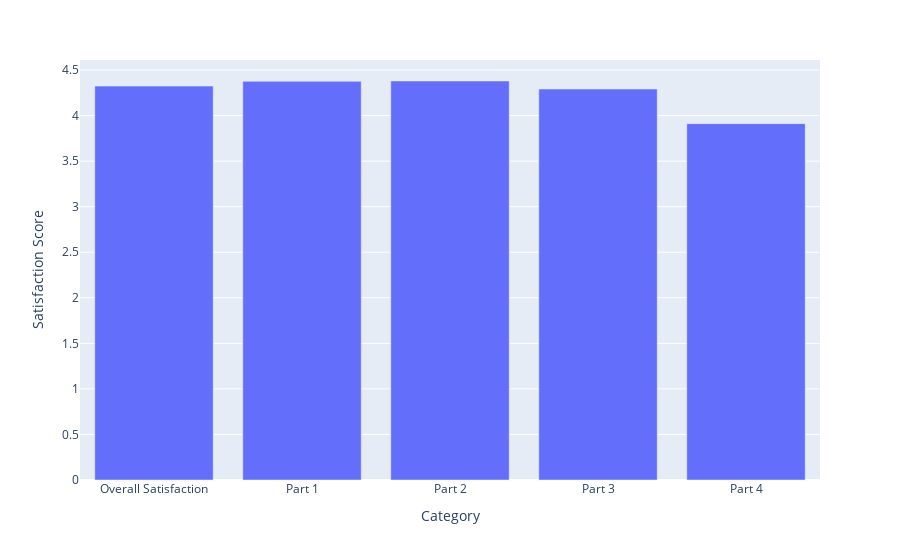

Write notebook code for a chart like this one.
### Code cell
mean_values_upper_3 = {
    "Overall Satisfaction":data ["Overall Satisfaction"].mean(),
    "Part 1": data_upper_3 ["Part1"].mean(),
    "Part 2": data_upper_3 ["Part2"].mean(),
    "Part 3": data_upper_3 ["Part3"].mean(),
    "Part 4": data_upper_3 ["Part4"].mean(),
}
fig = px.bar(
    x=list (mean_values.keys()),
    y = list (mean_values.values()),
    labels = {'x':'Category',"y":"Satisfaction Score"}
)
fig.show()

### Figure 1 — Plotly figure (JSON) as saved in the notebook; plotly's stock layout.template omitted (floating-point values rounded to 4 significant figures)
{"data": [{"alignmentgroup": "True", "hovertemplate": "Category=%{x}<br>Satisfaction Score=%{y}<extra></extra>", "legendgroup": "", "marker": {"color": "#636efa", "pattern": {"shape": ""}}, "name": "", "offsetgroup": "", "orientation": "v", "showlegend": false, "textposition": "auto", "type": "bar", "x": ["Overall Satisfaction", "Part 1", "Part 2", "Part 3", "Part 4"], "xaxis": "x", "y": [4.324, 4.376, 4.38, 4.292, 3.912], "yaxis": "y"}], "layout": {"barmode": "relative", "legend": {"tracegroupgap": 0}, "margin": {"t": 60}, "xaxis": {"anchor": "y", "domain": [0, 1], "title": {"text": "Category"}}, "yaxis": {"anchor": "x", "domain": [0, 1], "title": {"text": "Satisfaction Score"}}}}
